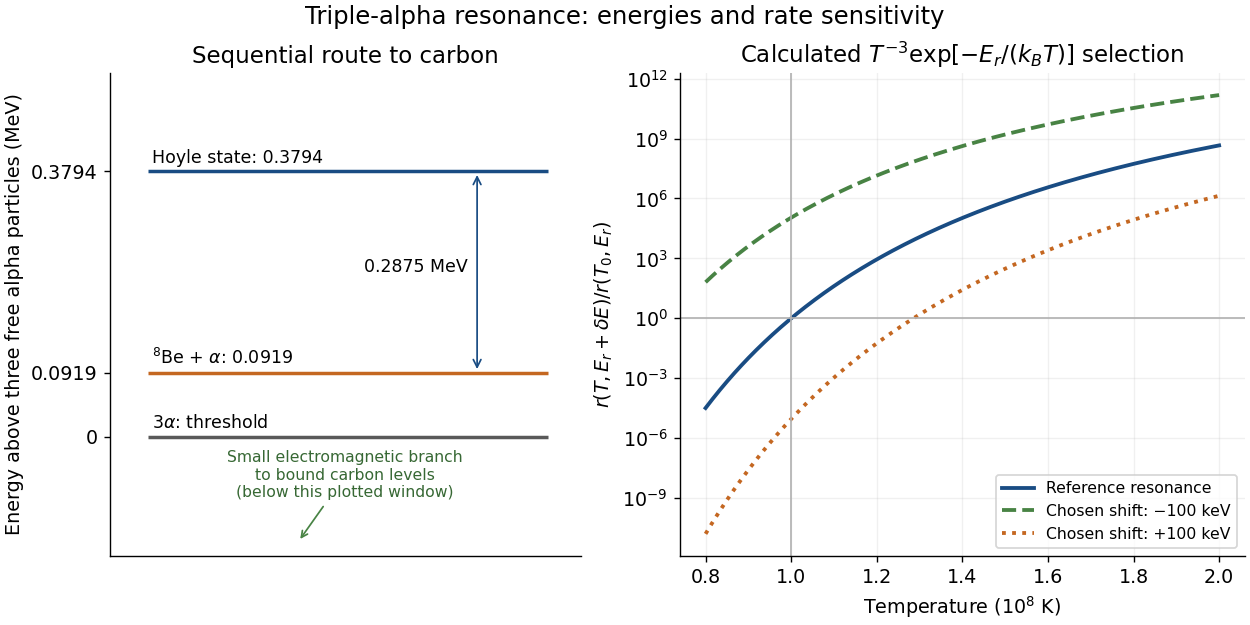

Here is the Python script that generated this plot:
"""Sequential triple-alpha energy bookkeeping and a narrow-resonance toy rate.

Python 3.14, NumPy and Matplotlib per pyproject.toml. Energies above thresholds
are from Fowler's 1983 Nobel lecture p. 179. Alternative shifts are chosen
sensitivity tests, with all widths, density and composition held fixed.
"""

from pathlib import Path

import matplotlib.pyplot as plt
import numpy as np

KB_MEV = 8.617333262e-11
T0 = 1e8
ER = 0.3794
BE_OFFSET = ER - 0.2875


def relative_rate(temperature, shift=0):
    temperature = np.asarray(temperature, dtype=float)
    return (temperature / T0)**-3 * np.exp(-(ER + shift) / (KB_MEV * temperature) + ER / (KB_MEV * T0))


def main():
    assert relative_rate(T0) == 1
    assert np.isclose(BE_OFFSET, 0.0919)
    assert np.isclose(relative_rate(T0, 0.1), np.exp(-0.1 / (KB_MEV*T0)))
    plt.rcParams.update({'font.size': 11, 'axes.spines.top': False, 'axes.spines.right': False})
    fig, (left, right) = plt.subplots(1, 2, figsize=(10, 5), layout='constrained', gridspec_kw={'width_ratios': [1, 1.2]})
    fig.set_facecolor('white')
    left.set(xlim=(0, 1), ylim=(-0.17, 0.52), title='Sequential route to carbon', ylabel='Energy above three free alpha particles (MeV)')
    for y, color, label in [(0, '0.35', r'$3\alpha$: threshold'), (BE_OFFSET, '#c46721', r'$^{8}$Be + $\alpha$: 0.0919'), (ER, '#194c83', 'Hoyle state: 0.3794')]:
        left.hlines(y, 0.08, 0.93, color=color, lw=2)
        left.text(0.09, y+0.012, label, fontsize=10)
    left.annotate('', xy=(0.78, ER), xytext=(0.78, BE_OFFSET), arrowprops={'arrowstyle': '<->', 'color': '#194c83'})
    left.text(0.76, 0.235, '0.2875 MeV', ha='right', fontsize=10)
    left.annotate('Small electromagnetic branch\nto bound carbon levels\n(below this plotted window)', xy=(0.4, -0.15), xytext=(0.5, -0.055), ha='center', va='center', fontsize=9, arrowprops={'arrowstyle': '->', 'color': '#488344'}, color='#376834')
    left.set_xticks([])
    left.set_yticks([0, BE_OFFSET, ER], ['0', '0.0919', '0.3794'])
    temperature = np.linspace(0.8e8, 2e8, 500)
    for shift, color, style, label in [(0, '#194c83', '-', 'Reference resonance'), (-0.1, '#488344', '--', 'Chosen shift: −100 keV'), (0.1, '#c46721', ':', 'Chosen shift: +100 keV')]:
        right.semilogy(temperature/1e8, relative_rate(temperature, shift), style, color=color, lw=2.2, label=label)
    right.axhline(1, color='0.7', lw=1)
    right.axvline(1, color='0.7', lw=1)
    right.set(xlabel=r'Temperature ($10^8$ K)', ylabel=r'$r(T,E_r+\delta E)/r(T_0,E_r)$', title=r'Calculated $T^{-3}\exp[-E_r/(k_B T)]$ selection')
    right.legend(loc='lower right', fontsize=9)
    right.grid(alpha=0.18)
    fig.suptitle('Triple-alpha resonance: energies and rate sensitivity', fontsize=14)
    fig.savefig(Path(__file__).stem + '.png', dpi=125, facecolor='white')
    plt.close(fig)


if __name__ == '__main__':
    main()
